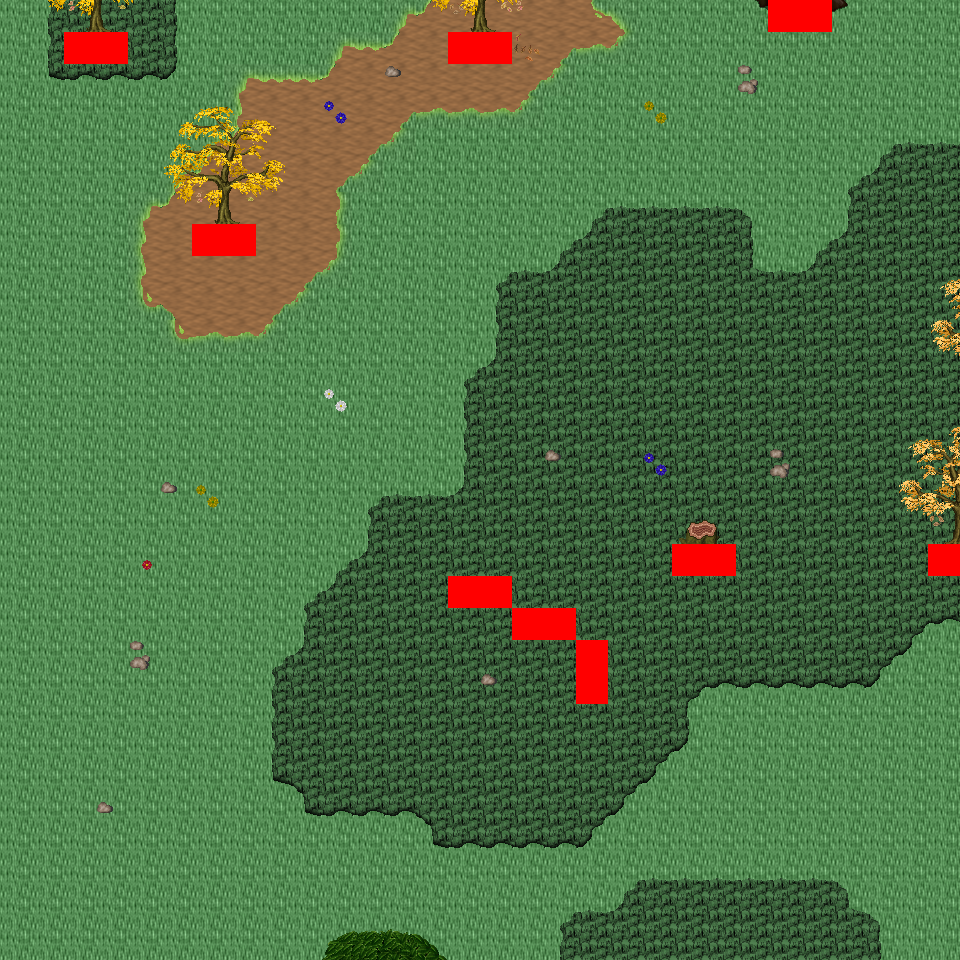

Tiled map render using the project's own tile images. Description and the map definition, with tile-layer contents summarised, below:
An orthogonal 30x30 tile map with 32x32 px tiles, 6 tile layers (Ground, Object, Object2, Above, ...), 20 tilesets and 5 objects (5x mapExit).

<map version="1.0" orientation="orthogonal" renderorder="right-down" width="30" height="30" tilewidth="32" tileheight="32" nextobjectid="6">
  <tileset firstgid="1" name="tileset_logic_collision" tilewidth="32" tileheight="32" tilecount="1" columns="1">
    <image source="../drawable/tileset_logic_collision.png" width="32" height="32" />
  </tileset>
  <tileset firstgid="2" name="tileset_ground_ground" tilewidth="32" tileheight="32" tilecount="33" columns="3">
    <image source="../drawable/tileset_ground_ground.png" width="96" height="352" />
  </tileset>
  <tileset firstgid="35" name="tileset_ground_rock_pebbles" tilewidth="32" tileheight="32" tilecount="3" columns="1">
    <image source="../drawable/tileset_ground_rock_pebbles.png" width="32" height="96" />
  </tileset>
  <tileset firstgid="38" name="tileset_ground_grass_corners" tilewidth="32" tileheight="32" tilecount="24" columns="6">
    <image source="../drawable/tileset_ground_grass_corners.png" width="192" height="128" />
  </tileset>
  <tileset firstgid="62" name="tileset_ground_grass_edges" tilewidth="32" tileheight="32" tilecount="36" columns="12">
    <image source="../drawable/tileset_ground_grass_edges.png" width="384" height="96" />
  </tileset>
  <tileset firstgid="98" name="tileset_ground_grass_2" tilewidth="32" tileheight="32" tilecount="21" columns="3">
    <image source="../drawable/tileset_ground_grass_2.png" width="96" height="224" />
  </tileset>
  <tileset firstgid="119" name="tileset_plant_leaves" tilewidth="32" tileheight="32" tilecount="8" columns="4">
    <image source="../drawable/tileset_plant_leaves.png" width="128" height="64" />
  </tileset>
  <tileset firstgid="127" name="tileset_plant_tree_tree_darkgreen" tilewidth="32" tileheight="32" tilecount="88" columns="8">
    <image source="../drawable/tileset_plant_tree_tree_darkgreen.png" width="256" height="352" />
  </tileset>
  <tileset firstgid="215" name="tileset_plant_tree_fall_trees" tilewidth="32" tileheight="32" tilecount="40" columns="8">
    <image source="../drawable/tileset_plant_tree_fall_trees.png" width="256" height="160" />
  </tileset>
  <tileset firstgid="255" name="tileset_plant_tree_pine_tree" tilewidth="32" tileheight="32" tilecount="20" columns="4">
    <image source="../drawable/tileset_plant_tree_pine_tree.png" width="128" height="160" />
  </tileset>
  <tileset firstgid="275" name="tileset_plant_stump_hollow_logs" tilewidth="32" tileheight="32" tilecount="6" columns="3">
    <image source="../drawable/tileset_plant_stump_hollow_logs.png" width="96" height="64" />
  </tileset>
  <tileset firstgid="281" name="tileset_plant_stump_small_stump" tilewidth="32" tileheight="32" tilecount="4" columns="2">
    <image source="../drawable/tileset_plant_stump_small_stump.png" width="64" height="64" />
  </tileset>
  <tileset firstgid="285" name="tileset_plant_stump_stump_purple" tilewidth="32" tileheight="32" tilecount="4" columns="2">
    <image source="../drawable/tileset_plant_stump_stump_purple.png" width="64" height="64" />
  </tileset>
  <tileset firstgid="289" name="tileset_plant_flower_daisy_blue" tilewidth="32" tileheight="32" tilecount="8" columns="2">
    <image source="../drawable/tileset_plant_flower_daisy_blue.png" width="64" height="128" />
  </tileset>
  <tileset firstgid="297" name="tileset_plant_flower_daisy_red" tilewidth="32" tileheight="32" tilecount="8" columns="2">
    <image source="../drawable/tileset_plant_flower_daisy_red.png" width="64" height="128" />
  </tileset>
  <tileset firstgid="305" name="tileset_plant_flower_daisy_white" tilewidth="32" tileheight="32" tilecount="8" columns="2">
    <image source="../drawable/tileset_plant_flower_daisy_white.png" width="64" height="128" />
  </tileset>
  <tileset firstgid="313" name="tileset_plant_flower_daisy_yellow" tilewidth="32" tileheight="32" tilecount="8" columns="2">
    <image source="../drawable/tileset_plant_flower_daisy_yellow.png" width="64" height="128" />
  </tileset>
  <tileset firstgid="321" name="tileset_logic_creature_animal" tilewidth="32" tileheight="32" tilecount="32" columns="8">
    <image source="../drawable/tileset_logic_creature_animal.png" width="256" height="128" />
  </tileset>
  <tileset firstgid="353" name="tileset_logic_creature_reptile" tilewidth="32" tileheight="32" tilecount="7" columns="7">
    <image source="../drawable/tileset_logic_creature_reptile.png" width="224" height="32" />
  </tileset>
  <tileset firstgid="360" name="tileset_logic_creature_fowl" tilewidth="32" tileheight="32" tilecount="6" columns="6">
    <image source="../drawable/tileset_logic_creature_fowl.png" width="192" height="32" />
  </tileset>
  <layer name="Ground" width="30" height="30">
    <data>[900 cells, 900 non-empty, 3 distinct tile ids]</data>
  </layer>
  <layer name="Object" width="30" height="30">
    <data>[900 cells, 133 non-empty, 33 distinct tile ids]</data>
  </layer>
  <layer name="Object2" width="30" height="30">
    <data>[900 cells, 62 non-empty, 20 distinct tile ids]</data>
  </layer>
  <layer name="Above" width="30" height="30">
    <data>[900 cells, 42 non-empty, 30 distinct tile ids]</data>
  </layer>
  <layer name="Above2" width="30" height="30">
    <data>[900 cells, 0 non-empty, 0 distinct tile ids]</data>
  </layer>
  <layer name="Walkable" width="30" height="30">
    <data>[900 cells, 17 non-empty, 1 distinct tile ids]</data>
  </layer>
  <objectgroup name="MapEvents">
    <object id="1" name="north" type="mapExit" x="0" y="0" width="768" height="32">
      <properties>
        <property name="map" value="level_0_x34_y25" />
        <property name="x" value="0" />
        <property name="y" value="28" />
      </properties>
    </object>
    <object id="2" name="north2" type="mapExit" x="832" y="0" width="128" height="32">
      <properties>
        <property name="map" value="level_0_x34_y25" />
        <property name="x" value="26" />
        <property name="y" value="28" />
      </properties>
    </object>
    <object id="3" name="south" type="mapExit" x="0" y="928" width="960" height="32">
      <properties>
        <property name="map" value="level_0_x34_y27" />
        <property name="x" value="0" />
        <property name="y" value="1" />
      </properties>
    </object>
    <object id="4" name="east" type="mapExit" x="928" y="0" width="32" height="544">
      <properties>
        <property name="map" value="level_0_x35_y26" />
        <property name="x" value="1" />
        <property name="y" value="0" />
      </properties>
    </object>
    <object id="5" name="east2" type="mapExit" x="928" y="576" width="32" height="384">
      <properties>
        <property name="map" value="level_0_x35_y26" />
        <property name="x" value="1" />
        <property name="y" value="18" />
      </properties>
    </object>
  </objectgroup>
</map>
